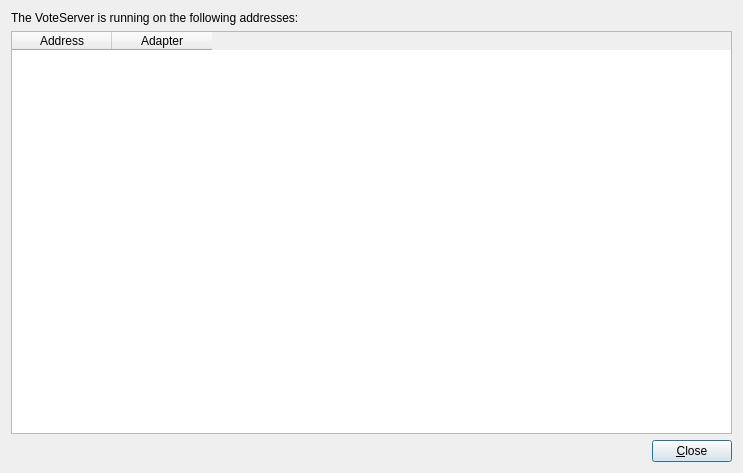
<?xml version="1.0" encoding="UTF-8"?>
<ui version="4.0">
 <class>DlgVoteServer</class>
 <widget class="QDialog" name="DlgVoteServer">
  <property name="geometry">
   <rect>
    <x>0</x>
    <y>0</y>
    <width>743</width>
    <height>473</height>
   </rect>
  </property>
  <property name="windowTitle">
   <string>Dialog</string>
  </property>
  <layout class="QVBoxLayout" name="verticalLayout">
   <item>
    <widget class="QLabel" name="label">
     <property name="text">
      <string>The VoteServer is running on the following addresses:</string>
     </property>
    </widget>
   </item>
   <item>
    <widget class="QTableWidget" name="twAddresses">
     <property name="editTriggers">
      <set>QAbstractItemView::NoEditTriggers</set>
     </property>
     <property name="selectionMode">
      <enum>QAbstractItemView::SingleSelection</enum>
     </property>
     <property name="horizontalScrollMode">
      <enum>QAbstractItemView::ScrollPerPixel</enum>
     </property>
     <attribute name="verticalHeaderVisible">
      <bool>false</bool>
     </attribute>
     <column>
      <property name="text">
       <string>Address</string>
      </property>
     </column>
     <column>
      <property name="text">
       <string>Adapter</string>
      </property>
     </column>
    </widget>
   </item>
   <item>
    <layout class="QHBoxLayout" name="horizontalLayout">
     <item>
      <spacer name="horizontalSpacer">
       <property name="orientation">
        <enum>Qt::Horizontal</enum>
       </property>
       <property name="sizeHint" stdset="0">
        <size>
         <width>40</width>
         <height>20</height>
        </size>
       </property>
      </spacer>
     </item>
     <item>
      <widget class="QPushButton" name="btnClose">
       <property name="text">
        <string>&amp;Close</string>
       </property>
      </widget>
     </item>
    </layout>
   </item>
  </layout>
 </widget>
 <resources/>
 <connections/>
</ui>
